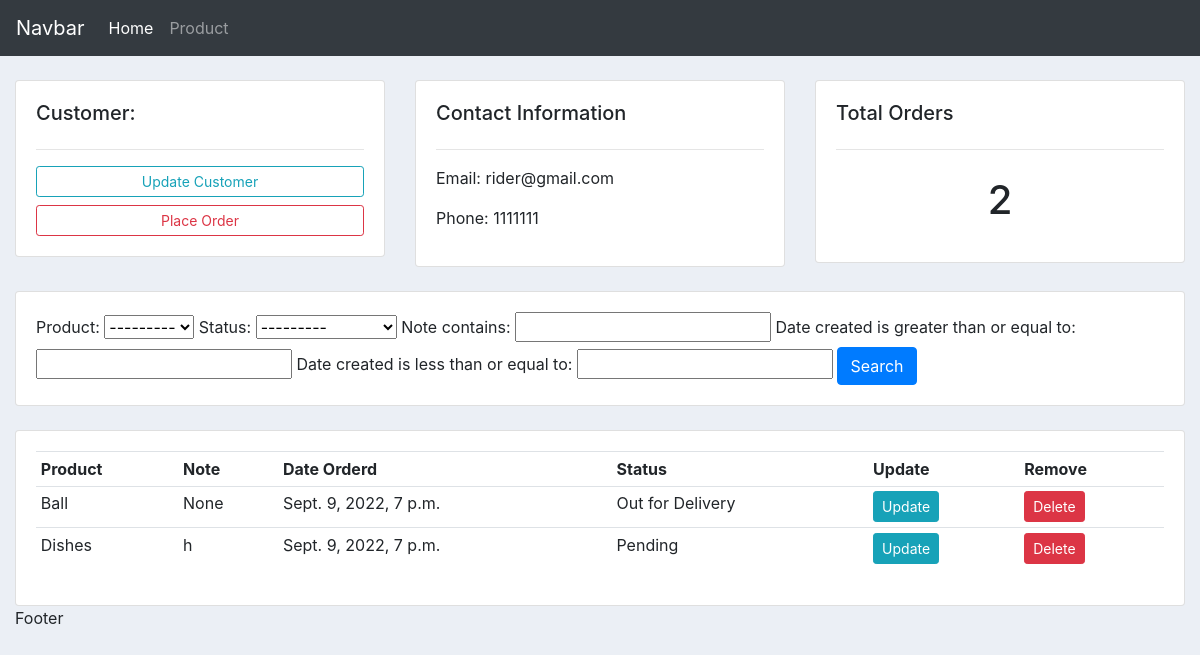
/customer/3/, run on the app's committed database.
### accounts/models.py (models this page shows, shortened)
class Customer(models.Model):
    name=models.CharField(max_length=200, null=True)
    phone=models.CharField(max_length=200, null=True)
    email=models.CharField(max_length=200, null=True)
    date_created=models.DateTimeField(auto_now_add=True, null=True)

class Order(models.Model):
    STATUS=(
        ('Pending','Pending'),
        ('Out for Delivery','Out for Delivery'),
        ('Delivered','Delivered'),
    )
    customer=  models.ForeignKey(Customer,null=True,on_delete=models.SET_NULL)
    product=  models.ForeignKey(Product,null=True,on_delete=models.SET_NULL)
    date_created=models.DateTimeField(auto_now_add=True, null=True)
    status=models.CharField(max_length=200,null=True,choices=STATUS)
    note = models.CharField(max_length=1000, null=True)

class Product(models.Model):
    CATEGORY=(
        ('Indoor','Indoor'),
        ('Out Door', 'Out Door'),
    )
    name=models.CharField(max_length=200, null=True)
    price=models.FloatField(null=True)
    category=models.CharField(max_length=200, null=True,choices=CATEGORY)
    description=models.CharField(max_length=200, null=True)
    date_created=models.DateTimeField(auto_now_add=True, null=True)
    tag=models.ManyToManyField(Tag)
    def __str__(self):
        return self.name

### accounts/views.py (the view)
def customer(request,pk_test):
    customer = Customer.objects.get(id=pk_test)
    orders = customer.order_set.all()
    order_count = orders.count()
    myFilter = OrderFilter(request.GET, queryset=orders)
    orders = myFilter.qs
    context = {'customer':customer, 'orders':orders, 'order_count':order_count,
	'myFilter':myFilter}
    return render(request, 'accounts/customer.html',context)

### accounts/templates/accounts/customer.html
{% extends 'accounts/main.html' %}
{%block content%}
<br>
<div class="row">
	<div class="col-md">
		<div class="card card-body">
			<h5>Customer:</h5>
			<hr>
			<a class="btn btn-outline-info  btn-sm btn-block" href="">Update Customer</a>
			<a class="btn btn-outline-danger  btn-sm btn-block" href="{% url 'create_order' customer.id %}">Place Order</a>
		</div>
	</div>
	<div class="col-md">
		<div class="card card-body">
			<h5>Contact Information</h5>
			<hr>
			<p>Email: {{customer.email}}</p>
			<p>Phone: {{customer.phone}}</p>
		</div>
	</div>
	<div class="col-md">
		<div class="card card-body">
			<h5>Total Orders</h5>
			<hr>
			<h1 style="text-align: center;padding: 10px">{{order_count}}</h1>
		</div>
	</div>
</div>
<br>
<div class="row">
	<div class="col">
		<div class="card card-body">
			<form method="get">
				{{myFilter.form}}
		    <button class="btn btn-primary" type="submit">Search</button>
		  </form>
		</div>
	</div>
</div>
<br>
<div class="row">
	<div class="col-md">
		<div class="card card-body">
			<table class="table table-sm">
				<tr>
					<th>Product</th>
					<th>Note</th>
					<th>Date Orderd</th>
					<th>Status   </th>
					<th>Update</th>
					<th>Remove</th>
				</tr>
				{% for order in orders %}
				<tr>
					<td>{{order.product}}</td>
					<td>{{order.note}}</td>
					<td>{{order.date_created}}</td>
					<td>{{order.status}}</td>
					<td><a class="btn btn-sm btn-info" href="{% url 'update_order' order.id %}">Update</a></td>
					<td><a class="btn btn-sm btn-danger" href="{% url 'delete_order' order.id %}">Delete</a></td>
				</tr>
				{% endfor %}
			</table>
		</div>
	</div>
</div>
{%endblock%}

### static/css/main.css (style rules this page uses)
body { background-color: #ebeff5; }

### data on the page
Customer: email "rider@gmail.com", phone "1111111"
Order: product "Ball", note "None", date_created "Sept. 9, 2022, 7 p.m.", status "Out for Delivery"
Order: product "Dishes", note "h", date_created "Sept. 9, 2022, 7 p.m.", status "Pending"

### other printed values
{{ order_count }} "2"
